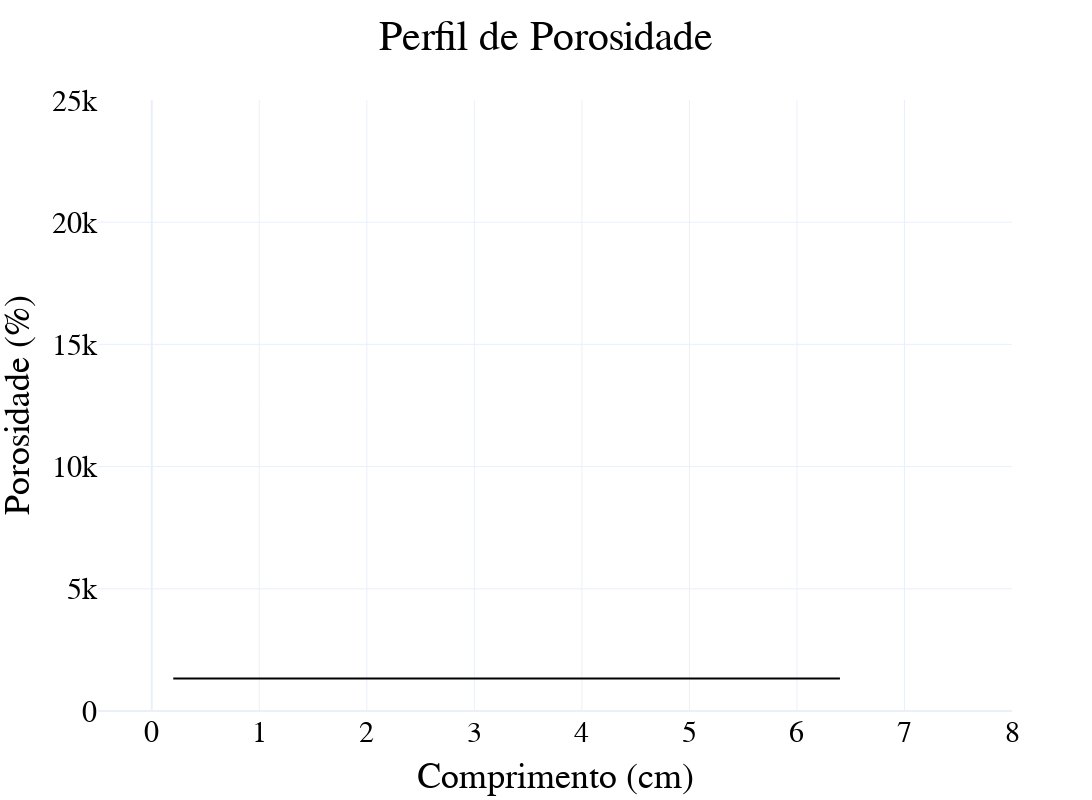

Notebook code cell kept with this figure:
### Code cell
colors = [
    'rgba(0, 0, 0, 1)',   # Black
    'rgba(105, 55, 20, 1)',  # Brown
    'rgba(255, 110, 0, 1)',   # Orange
    'rgba(255, 215, 0, 1)',   # Yellow
    'rgba(0, 255, 0, 0.8)',  # Green
    'rgba(0, 200, 150, 1)',  # Ciane
    'rgba(0, 100, 250, 1)',   # Light Blue
    'rgba(0, 0, 150, 1)',     # Dark Blue
    'rgba(150, 0, 255, 1)',   # Purple
    'rgba(255, 0, 0, 1)',  # Red
]

lista = []
for i in range(1,a['J'].max().values+1):
    lista.append(7*i/a['J'].max().values)
comprimento = pd.DataFrame(lista)


trace_1 = go.Scatter(x=comprimento[0],y=perfil_permk[1:],mode='lines',line=dict(color=colors[0], dash='solid'))

fig_permk = go.Figure()

fig_permk.add_trace(trace_1)

fig_permk.update_layout(title='Perfil de Porosidade',
                  title_x=0.5,
                  xaxis_title='Comprimento (cm)',
                  yaxis_title='Porosidade (%)',
                  xaxis=dict(
                      range=[-.5, 8]),
                  yaxis=dict(
                      range=[0, 25000]),
                  font=dict(
                      family='Time News Roman',  # fonte da legenda
                      size=30,               # tamanho da fonte
                      color='black'         # cor da fonte
                      ),
                  template='plotly_white',
                  width=1200,
                  height=800)
fig_permk.show()

### Figure 1 — Plotly figure (JSON) as saved in the notebook; plotly's stock layout.template omitted (floating-point values rounded to 4 significant figures)
{"data": [{"line": {"color": "rgba(0, 0, 0, 1)", "dash": "solid"}, "mode": "lines", "type": "scatter", "x": [0.2, 0.4, 0.6, 0.8, 1, 1.2, 1.4, 1.6, 1.8, 2, 2.2, 2.4, 2.6, 2.8, 3, 3.2, 3.4, 3.6, 3.8, 4, 4.2, 4.4, 4.6, 4.8, 5, 5.2, 5.4, 5.6, 5.8, 6, 6.2, 6.4, 6.6, 6.8, 7], "y": [1334.0, 1334.0, 1334.0, 1334.0, 1334.0, 1334.0, 1334.0, 1334.0, 1334.0, 1334.0, 1334.0, 1334.0, 1334.0, 1334.0, 1334.0, 1334.0, 1334.0, 1334.0, 1334.0, 1334.0, 1334.0, 1334.0, 1334.0, 1334.0, 1334.0, 1334.0, 1334.0, 1334.0, 1334.0, 1334.0, 1334.0, 1334.0]}], "layout": {"font": {"color": "black", "family": "Time News Roman", "size": 30}, "height": 800, "title": {"text": "Perfil de Porosidade", "x": 0.5}, "width": 1200, "xaxis": {"range": [-0.5, 8], "title": {"text": "Comprimento (cm)"}}, "yaxis": {"range": [0, 25000], "title": {"text": "Porosidade (%)"}}}}
